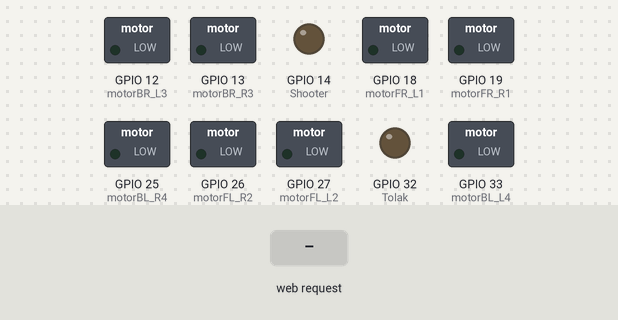
A program run on a simulated ESP32. Shown: switched loads named in the program (green lamp = pin HIGH), output pins drawn as LEDs (lit = HIGH). Inputs (shaded band) come from the test bench. WiFi joins after 1.5 s; servers stay silent unless stated; what the program prints to the serial monitor is not drawn.

Above: at 2.7 s.
2.8 s: HTTP request GET /button1 received
At 3.4 s:
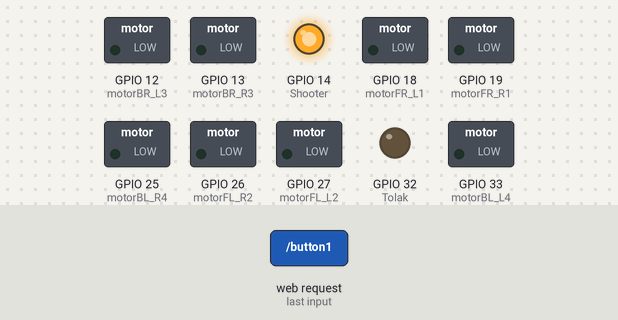
At 9.2 s:
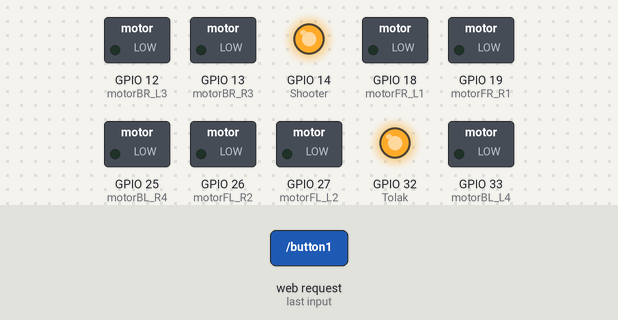
Timing chart, 0 to 12.3 s (numbered marks = the images above; inputs shaded):
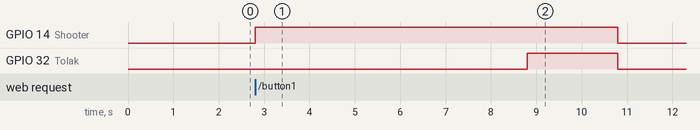

The program:

main.cpp
```cpp
#include <Arduino.h>
#include <WiFi.h>
#include <WebServer.h>

// Pin definitions (same as yours)
const int motorFR_R1 = 19;
const int motorFR_L1 = 18;
const int motorFL_R2 = 26;
const int motorFL_L2 = 27;
const int motorBR_R3 = 13;
const int motorBR_L3 = 12;
const int motorBL_R4 = 25;
const int motorBL_L4 = 33;
const int Shooter = 14;
const int Tolak = 32;
String joystickX = "0";
String joystickY = "0";
int s = 2;
int shooterDirection = 0;


const char *ssid = "MFI-Master";
const char *password = "MFIRobocon2025";

const float df = 0.1;

const int MAX_PWM = 200;

WebServer server(80);

// put function definitions here:
void computeWheelSpeeds(float Vx, float Vy, float omega,float &vFR, float &vFL, float &vBR, float &vBL) {

   vFR = Vy - Vx + df * omega;

   vFL = Vy + Vx - df * omega;

   vBR = -Vx - Vy + df * omega;

   vBL =  Vx - Vy - df * omega;

}

void setMotor(int pinA, int pinB, float speed) {
  int pwm = abs(speed * MAX_PWM);
  pwm = constrain(pwm, 0, MAX_PWM);

  if (speed > 0) {
    analogWrite(pinA, pwm);
    analogWrite(pinB, 0);
  } else if (speed < 0) {
    analogWrite(pinA, 0);
    analogWrite(pinB, pwm);
  } else {
    analogWrite(pinA, 0);
    analogWrite(pinB, 0);
  }
}

void setup() {
  // put your setup code here, to run once:
  Serial.begin(115200);

  WiFi.mode(WIFI_STA);

  // Set static IP configuration
  IPAddress local_IP(192, 168, 4, 102);      // Change as needed
  IPAddress gateway(192, 168, 4, 1);         // Change as needed
  IPAddress subnet(255, 255, 255, 0);      // Change as needed
  IPAddress primaryDNS(8, 8, 8, 8);          // Optional
  IPAddress secondaryDNS(8, 8, 4, 4);        // Optional

  if (!WiFi.config(local_IP, gateway, subnet, primaryDNS, secondaryDNS)) {
    Serial.println("STA Failed to configure");
  }

  WiFi.mode(WIFI_AP);
  WiFi.begin(ssid, password);
  Serial.print("Connecting to WiFi: ");
  Serial.print(ssid);
  while (WiFi.status() != WL_CONNECTED) {
    delay(500);
    Serial.print(".");
  }
  Serial.println("\nWiFi Connected successfully");
  Serial.print("IP address: ");
  Serial.println(WiFi.localIP());

  // Initialize pins
  pinMode(motorFR_R1, OUTPUT);
  pinMode(motorFR_L1, OUTPUT);
  pinMode(motorFL_R2, OUTPUT);
  pinMode(motorFL_L2, OUTPUT);
  pinMode(motorBR_R3, OUTPUT);
  pinMode(motorBR_L3, OUTPUT);
  pinMode(motorBL_R4, OUTPUT);
  pinMode(motorBL_L4, OUTPUT);
  pinMode(Shooter, OUTPUT);
  pinMode(Tolak, OUTPUT);


  server.on("/joystick", []() {
    joystickX = server.arg("x");
    joystickY = server.arg("y");
    //Serial.printf("Joystick values — X: %s, Y: %s\n", joystickX.c_str(), joystickY.c_str());
    server.send(200, "text/plain", "Joystick values received.");
  });

  server.on("/", []() {
  server.send(200, "text/plain", "ESP32 is running!");
  });

  server.onNotFound([]() {
  Serial.printf("NOT FOUND: %s\n", server.uri().c_str());
  server.send(404, "text/plain", "Not found");
  });

  server.on("/button1", []() {
    shooterDirection = 1;
    Serial.printf("Shooter is pressed\n");
    server.send(200, "text/plain", "button1 value received.");
    digitalWrite(Shooter,HIGH);
    delay(6000);
    digitalWrite(Tolak,HIGH);
    delay(2000);
    digitalWrite(Tolak,LOW);
    digitalWrite(Shooter,LOW);


  });

  /*server.on("/button2", []() {   moto tolak
    shooterDirection = 2;
    Serial.printf("Tolak is pressed\n");
    server.send(200, "text/plain", "button2 value received.");
    digitalWrite(Tolak,HIGH);
    delay(4000);
    digitalWrite(Tolak,LOW);
  });*/

   /*server.on("/stop", []() {
    shooterDirection = 1;
    Serial.printf("Stop is pressed\n");
    server.send(200, "text/plain", "Stop value received.");
    digitalWrite(Shooter, LOW);
    digitalWrite(Tolak, LOW);
  });*/

  server.begin(); // <-- This line was misplaced before. Now it's correctly placed outside the handler.

}
void loop() {
   float stickY = joystickY.toFloat();
   float stickX = joystickX.toFloat();
   //float stickRx = joystick.toFloat();
   float vFR, vFL, vBR, vBL;


    computeWheelSpeeds(stickY, stickX, 0, vFR, vFL, vBR, vBL);
    setMotor(motorFR_L1, motorFR_R1, vFR);
    setMotor(motorFL_L2, motorFL_R2, vFL);
    setMotor(motorBR_L3, motorBR_R3, vBR);
    setMotor(motorBL_L4, motorBL_R4, vBL);

    /*Serial.print(F("\tvFR: "));
    Serial.print(vFR);
    Serial.print(F("\tvFL: "));
    Serial.print(vFL);
    Serial.print(F("\tvBR: "));
    Serial.print(vBR);
    Serial.print(F("\tvBL: \n"));
    Serial.print(vBL);*/
    //Serial.print(F("\tSpeed: "));

 server.handleClient();

}
```

Measured:
- after the input at 2.8 s, GPIO 14 (Shooter): LOW → HIGH at once, → LOW 8.0 s later; GPIO 32 (Tolak): LOW → HIGH after 6.0 s, → LOW 2.0 s later
